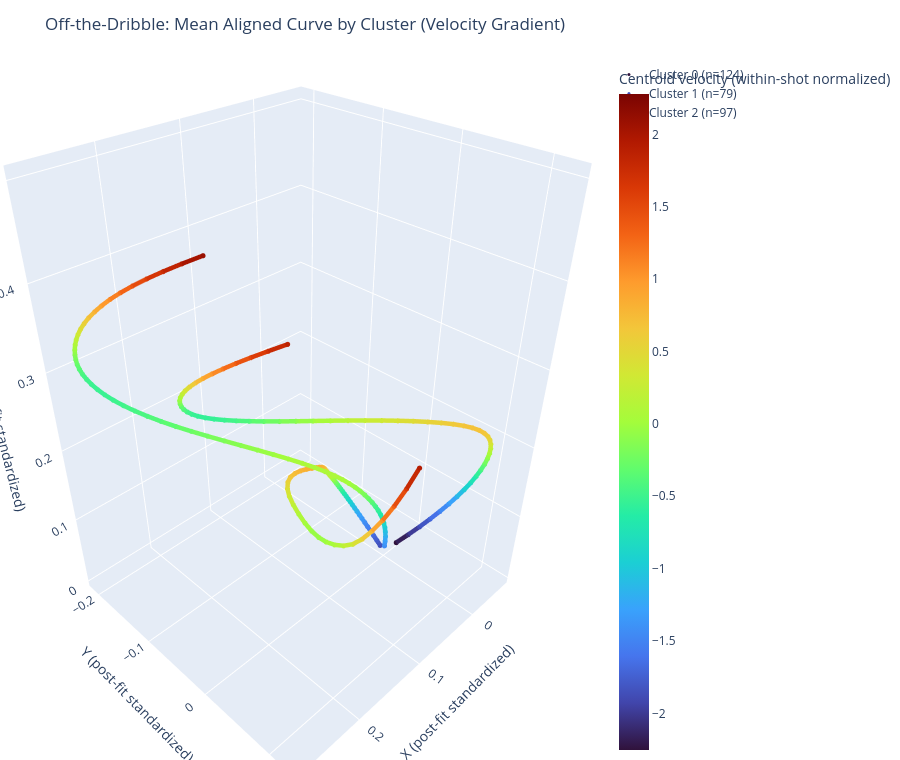

Write notebook code for a chart like this one.
### Code cell
# Off-the-dribble clustering (self-contained cell).
# Reuses traj_df from earlier pipeline and mirrors catch-and-shoot processing.

# Ensure geomstats compatibility in this environment.
if not hasattr(np, 'trapz') and hasattr(np, 'trapezoid'):
    np.trapz = np.trapezoid

import geomstats.backend as gs
from geomstats.geometry.discrete_curves import DiscreteCurvesStartingAtOrigin, SRVMetric
from sklearn.cluster import KMeans
from sklearn.preprocessing import StandardScaler

OD_PATTERN = 'off the dribble'
K_SAMPLING_OD = 60
MAX_CLUSTER_SHOTS_OD = 300
RANDOM_SEED_OD = 42
VELOCITY_WEIGHT_OD = 0.35
N_CLUSTERS_OD = 3

shot_meta_od = (
    traj_df[['shot_id', 'player', 'shot_type']]
    .drop_duplicates()
    .assign(shot_type_l=lambda x: x['shot_type'].astype(str).str.lower())
)

is_od = shot_meta_od['shot_type_l'].str.contains(OD_PATTERN, na=False)
off_ids = shot_meta_od.loc[is_od, 'shot_id'].tolist()
off_df = traj_df[traj_df['shot_id'].isin(off_ids)].copy()

print(f'Off-the-dribble shots available: {len(off_ids):,}')

curve_rows_od = []
for shot_id, g in off_df.groupby('shot_id', sort=False):
    g = g.sort_values('t_norm')

    t = g['t_norm'].to_numpy(dtype=float)
    x = g['x'].to_numpy(dtype=float)
    y = g['y'].to_numpy(dtype=float)
    z = g['z'].to_numpy(dtype=float)
    v = g['ball_velocity'].to_numpy(dtype=float)

    if len(t) < 5 or not np.isfinite(np.r_[t, x, y, z, v]).all():
        continue

    u = np.linspace(0.0, 1.0, len(t))
    u_dense = np.linspace(0.0, 1.0, K_SAMPLING_OD)

    x_dense = np.interp(u_dense, u, x)
    y_dense = np.interp(u_dense, u, y)
    z_dense = np.interp(u_dense, u, z)

    v_std = float(np.std(v))
    v_dense = np.interp(u_dense, u, v)
    if v_std > 1e-8:
        v_norm = (v_dense - float(np.mean(v))) / v_std
    else:
        v_norm = np.zeros_like(v_dense)

    meta = g[['player', 'shot_type']].iloc[0]
    curve_rows_od.append({
        'shot_id': int(shot_id),
        'player': meta['player'],
        'shot_type': meta['shot_type'],
        'curve_xyz': np.column_stack([x_dense, y_dense, z_dense]),
        'velocity_norm': v_norm,
    })

curves_df_od = pd.DataFrame(curve_rows_od)
if len(curves_df_od) > MAX_CLUSTER_SHOTS_OD:
    curves_df_od = curves_df_od.sample(MAX_CLUSTER_SHOTS_OD, random_state=RANDOM_SEED_OD).reset_index(drop=True)

if curves_df_od.empty:
    raise ValueError('No off-the-dribble trajectories available for clustering.')

curves_xyz_od = np.stack(curves_df_od['curve_xyz'].to_list(), axis=0)
vel_norm_od = np.stack(curves_df_od['velocity_norm'].to_list(), axis=0)

curves_r3_od = DiscreteCurvesStartingAtOrigin(
    ambient_dim=3,
    k_sampling_points=K_SAMPLING_OD,
    equip=False,
)

curves_proj_od = np.array(curves_r3_od.projection(gs.array(curves_xyz_od)))
curves_proj_od = np.array(curves_r3_od.normalize(gs.array(curves_proj_od)))

finite_mask_od = np.isfinite(curves_proj_od).all(axis=(1, 2))
if not finite_mask_od.all():
    curves_df_od = curves_df_od.loc[finite_mask_od].reset_index(drop=True)
    vel_norm_od = vel_norm_od[finite_mask_od]
    curves_proj_od = curves_proj_od[finite_mask_od]

curves_r3_od.equip_with_metric(SRVMetric)
curves_r3_od.equip_with_group_action('rotations')
curves_r3_od.equip_with_quotient()

template_od = gs.array(curves_proj_od[0])
aligned_curves_od = [np.array(template_od)]
align_failures_od = 0
for i in range(1, len(curves_proj_od)):
    p = gs.array(curves_proj_od[i])
    try:
        aligned = curves_r3_od.fiber_bundle.align(p, template_od)
        aligned_curves_od.append(np.array(aligned))
    except Exception:
        align_failures_od += 1
        aligned_curves_od.append(np.array(p))

aligned_curves_od = np.stack(aligned_curves_od, axis=0)

shape_features_od = aligned_curves_od.reshape(len(aligned_curves_od), -1)
feature_matrix_od = np.hstack([shape_features_od, VELOCITY_WEIGHT_OD * vel_norm_od])
feature_matrix_od = StandardScaler().fit_transform(feature_matrix_od)

kmeans_od = KMeans(n_clusters=N_CLUSTERS_OD, random_state=RANDOM_SEED_OD, n_init='auto')
labels_od = kmeans_od.fit_predict(feature_matrix_od)
curves_df_od['cluster'] = labels_od

print(f'Shots used for off-the-dribble clustering: {len(curves_df_od):,}')
print(f'Alignment fallbacks used: {align_failures_od}')
print('Cluster counts:')
print(curves_df_od['cluster'].value_counts().sort_index())

# Plot centroid curves with velocity gradient (same style as trajectory plots).
cluster_means_od = []
for c in sorted(curves_df_od['cluster'].unique()):
    idx = curves_df_od.index[curves_df_od['cluster'] == c].to_numpy()
    mean_curve = aligned_curves_od[idx].mean(axis=0)
    mean_vel = vel_norm_od[idx].mean(axis=0)
    cluster_means_od.append((c, mean_curve, mean_vel, len(idx)))

vel_all_od = np.concatenate([mvel for _, _, mvel, _ in cluster_means_od])
vel_min_od = float(np.min(vel_all_od))
vel_max_od = float(np.max(vel_all_od))

fig_od = go.Figure()
for c, mean_curve, mean_vel, n_c in cluster_means_od:
    x = mean_curve[:, 0]
    y = mean_curve[:, 1]
    z = mean_curve[:, 2]

    seg_vel = (mean_vel[:-1] + mean_vel[1:]) / 2.0
    seg_colors = velocity_to_color(seg_vel, vel_min_od, vel_max_od, colorscale='Turbo')

    for i in range(len(x) - 1):
        fig_od.add_trace(go.Scatter3d(
            x=[x[i], x[i + 1]],
            y=[y[i], y[i + 1]],
            z=[z[i], z[i + 1]],
            mode='lines',
            line=dict(width=9, color=seg_colors[i]),
            hoverinfo='skip',
            showlegend=False,
        ))

    fig_od.add_trace(go.Scatter3d(
        x=x,
        y=y,
        z=z,
        mode='markers',
        marker=dict(
            size=3,
            color=mean_vel,
            colorscale='Turbo',
            cmin=vel_min_od,
            cmax=vel_max_od,
            showscale=False,
        ),
        name=f'Cluster {c} (n={n_c})',
        hovertemplate=(
            f'Cluster {c}<br>'
            'v_norm: %{marker.color:.3f}<br>'
            'x,y,z: (%{x:.3f}, %{y:.3f}, %{z:.3f})<extra></extra>'
        ),
    ))

fig_od.add_trace(go.Scatter3d(
    x=[None], y=[None], z=[None],
    mode='markers',
    marker=dict(
        size=0.1,
        color=[vel_min_od],
        colorscale='Turbo',
        cmin=vel_min_od,
        cmax=vel_max_od,
        showscale=True,
        colorbar=dict(title='Centroid velocity (within-shot normalized)'),
    ),
    hoverinfo='skip',
    showlegend=False,
))

fig_od.update_layout(
    title='Off-the-Dribble: Mean Aligned Curve by Cluster (Velocity Gradient)',
    scene=dict(
        xaxis_title='X (post-fit standardized)',
        yaxis_title='Y (post-fit standardized)',
        zaxis_title='Z (post-fit standardized)',
        aspectmode='data',
    ),
    height=760,
    margin=dict(l=0, r=0, t=60, b=0),
)
fig_od.show()

curves_df_od[['shot_id', 'player', 'shot_type', 'cluster']].head(12)
